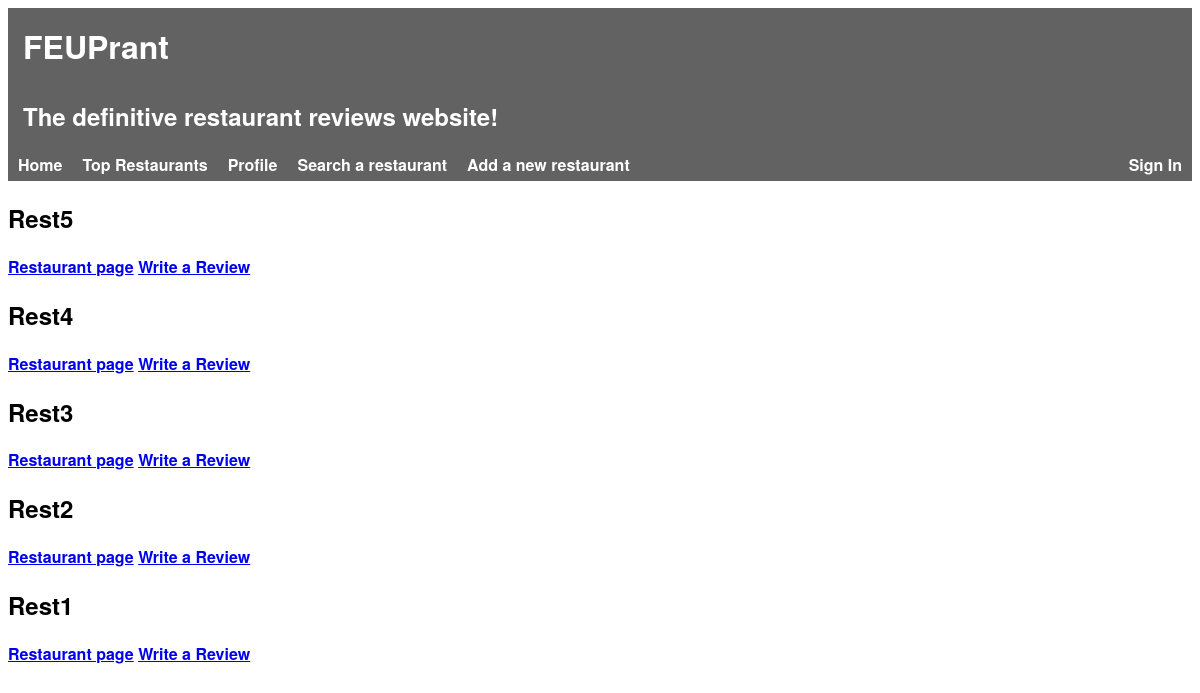
The page /pages/ on the database its author committed.
### tables this page shows
CREATE TABLE Restaurant(
    idRestaurant        INTEGER PRIMARY KEY AUTOINCREMENT,
    name                STRING NOT NULL,
    description         STRING NOT NULL,
    score               FLOAT NOT NULL,

    idOwner             INTEGER REFERENCES Owner(idOwner),
    idRestaurantInfo    INTEGER REFERENCES RestaurantInfo(idRestaurantInfo)
);

### pages/index.php (called while the page is built, shortened)
<?php
    include_once('../database/connection.php');
    include_once('../database/db_restaurants.php');
    try {
        $restaurants = getNewestRestaurants();
    } catch(PDOException $e) {
        die($e->getMessage());
    }
    include_once('../templates/header.php');
    include_once('../templates/restaurants.php');
?>

### database/db_restaurants.php (called while the page is built, shortened)
<?php
function getNewestRestaurants() {
    global $db;
    $stmt = $db->prepare('SELECT * FROM Restaurant ORDER BY idRestaurant DESC LIMIT 5');
    $stmt->execute();
    return $stmt->fetchAll();
}
?>

### templates/restaurants.php (the view, shortened to what this page needs)
<section id="restaurants">
    <?php foreach($_SESSION['restaurants'] as $restaurant) { ?>
    <article>
        <h2><?= $restaurant['name'] ?></h2>
        <a href="../templates/restaurant.php?idRestaurant=<?=$restaurant['idRestaurant']?>">Restaurant page</a>
        <a href="write_review?idRestaurant=<?=$restaurant['idRestaurant']?>">Write a Review</a>
    </article>
    <?php } ?>
</section>

### css/header.css (style rules this page uses)
html { font-family: 'Helvetica Neue', sans-serif; font-weight: bold; height: 100%; }

### rows shown on the page
restaurant: name "Rest5"
restaurant: name "Rest4"
restaurant: name "Rest3"
restaurant: name "Rest2"
restaurant: name "Rest1"
